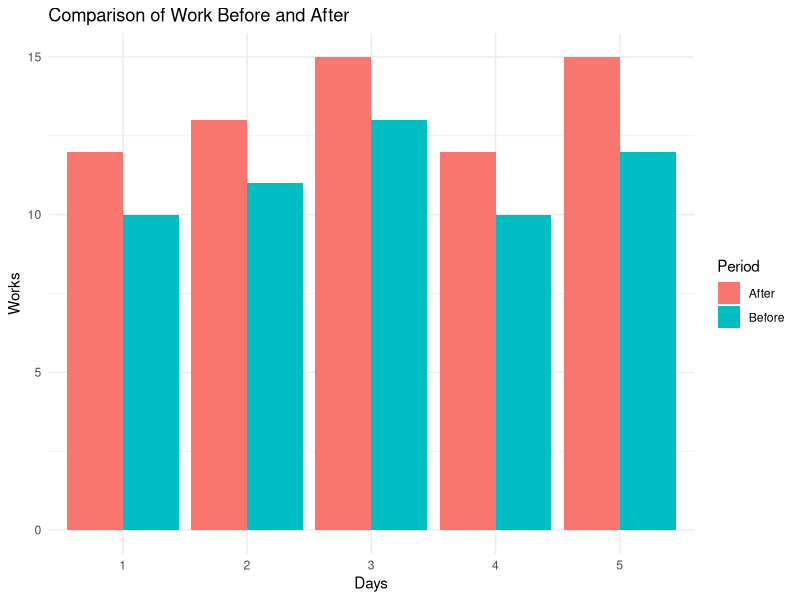

R code for this plot:
## ---- chunk 1
knitr::opts_chunk$set(echo = TRUE)
library(ggplot2)
library(tidyverse)
## ---- chunk 2
# Create Lists
days_before <- c(1:5)
work_before <- c(10, 11, 13, 10, 12)
days_after <- c(1:5)
work_after <- c(12, 13, 15, 12, 15)

# Create Data Frame
work_data <- data.frame(
  days_before = days_before,
  work_before = work_before,
  days_after = days_after,
  work_after = work_after
)

work_data <- data.frame(
  days = c(days_after, days_before),
  work = c(work_after, work_before),
  period = rep(c("After", "Before"), each = 5)
)

## ---- chunk 3
# Create Graph
work_data_graph2 <- ggplot(work_data, aes(x = factor(days), y = work, fill = period)) +
  geom_bar(stat = "identity", position = "dodge") +
  labs(title = "Comparison of Work Before and After",
       x = "Days",
       y = "Works",
       fill = "Period") +
  theme_minimal()
print(work_data_graph2)

## ---- chunk 4
# Calculate the total work before and after
total_work_before <- sum(work_before)
total_work_after <- sum(work_after)

# Calculate the percent change
total_percent_change <- ((total_work_after - total_work_before) / total_work_before) * 100
total_percent_change

